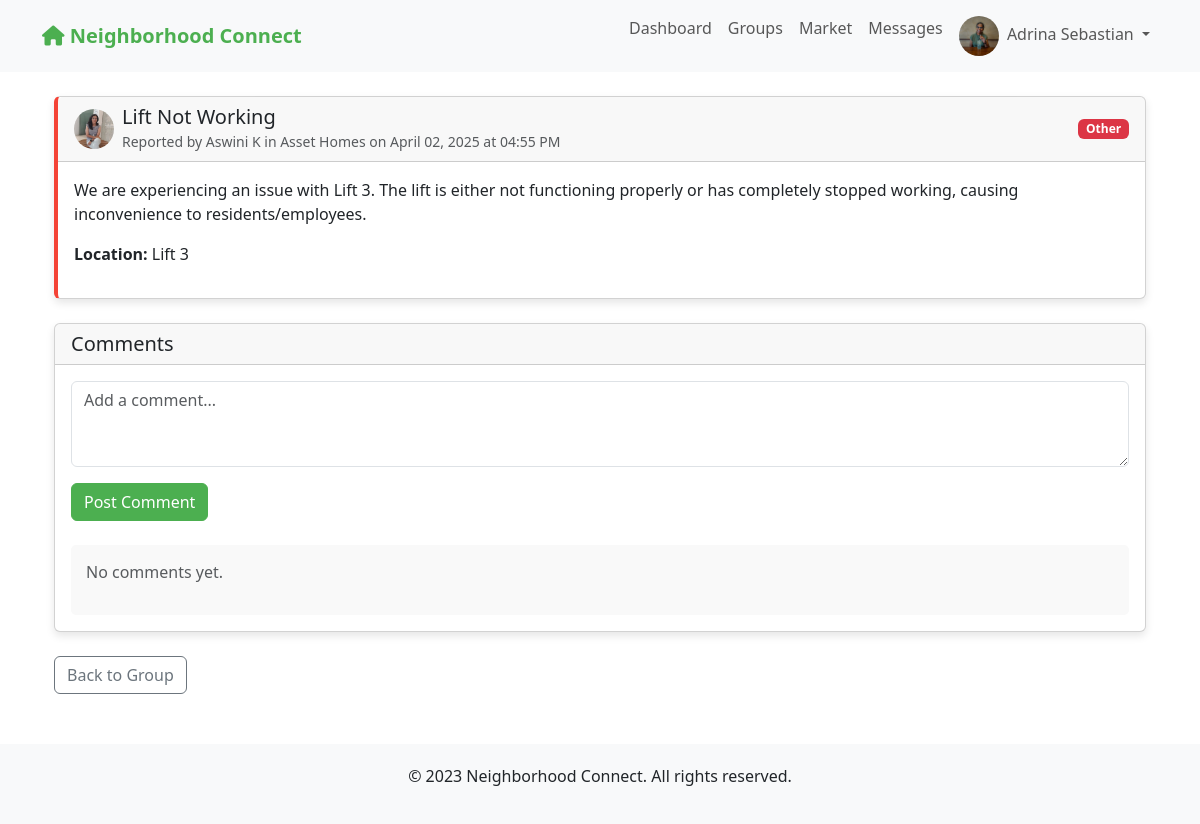
The page /group/1/incident/1 (signed in) on the database its author committed.
### app.py (models this page shows)
class User(UserMixin, db.Model):
    id = db.Column(db.Integer, primary_key=True)
    email = db.Column(db.String(100), unique=True, nullable=False)
    password = db.Column(db.String(200), nullable=False)
    name = db.Column(db.String(100), nullable=False)
    address = db.Column(db.String(200), nullable=False)
    neighborhood_id = db.Column(db.Integer, db.ForeignKey('neighborhood.id'), nullable=False)
    profile_pic = db.Column(db.String(200), default='default.jpg')
    created_at = db.Column(db.DateTime, default=datetime.utcnow)
    is_admin = db.Column(db.Boolean, default=False)
    posts = db.relationship('Post', backref='author', lazy=True)
    comments = db.relationship('Comment', backref='author', lazy=True)
    incidents = db.relationship('Incident', backref='reporter', lazy=True)
    group_memberships = db.relationship('GroupMember', backref='user', lazy=True)

class GroupIncident(db.Model):
    id = db.Column(db.Integer, primary_key=True)
    title = db.Column(db.String(200), nullable=False)
    description = db.Column(db.Text, nullable=False)
    incident_type = db.Column(db.String(50), nullable=False)
    location = db.Column(db.String(200), nullable=False)
    image = db.Column(db.String(200))
    created_at = db.Column(db.DateTime, default=datetime.utcnow)
    user_id = db.Column(db.Integer, db.ForeignKey('user.id'), nullable=False)
    group_id = db.Column(db.Integer, db.ForeignKey('group.id'), nullable=False)
    user = db.relationship('User', backref='group_incidents')
    group = db.relationship('Group', backref='group_incidents')  # This was missing
    comments = db.relationship('GroupIncidentComment', backref='incident', cascade="all, delete-orphan")

class Group(db.Model):
    id = db.Column(db.Integer, primary_key=True)
    name = db.Column(db.String(100), nullable=False)
    description = db.Column(db.Text, nullable=False)
    image = db.Column(db.String(200), default='group_default.jpg')
    created_at = db.Column(db.DateTime, default=datetime.utcnow)
    creator_id = db.Column(db.Integer, db.ForeignKey('user.id'), nullable=False)
    neighborhood_id = db.Column(db.Integer, db.ForeignKey('neighborhood.id'), nullable=False)
    is_private = db.Column(db.Boolean, default=False)
    creator = db.relationship('User', backref='created_groups')
    members = db.relationship('GroupMember', backref='group', lazy=True, cascade="all, delete-orphan")
    posts = db.relationship('Post', backref='group', lazy=True)

### app.py (the view)
@app.route('/group/<int:group_id>/incident/<int:incident_id>')
@login_required
def view_group_incident(group_id, incident_id):
    group = Group.query.get_or_404(group_id)
    incident = GroupIncident.query.get_or_404(incident_id)
    if incident.group_id != group.id:
        abort(404)
    if not GroupMember.query.filter_by(user_id=current_user.id, group_id=group.id).first():
        abort(403)
    return render_template('view_group_incident.html',
                         group=group,
                         incident=incident)

### app.py (called while the page is built)
@login_manager.user_loader
def load_user(user_id):
    return User.query.get(int(user_id))

@app.before_request
def before_request():
    if current_user.is_authenticated:
        g.unread_count = Message.query.filter_by(
            receiver_id=current_user.id,
            is_read=False
        ).count()

@app.context_processor
def inject_unread_count():
    if current_user.is_authenticated:
        return {'unread_message_count': getattr(g, 'unread_count', 0)}
    return {}

### templates/view_group_incident.html (shortened to what this page needs)
{% extends "base.html" %}
{% block content %}
<div class="container mt-4">
    <div class="card incident-card mb-4">
        <div class="card-header d-flex justify-content-between align-items-center">
            <div class="d-flex align-items-center">
                <img src="{{ url_for('static', filename='uploads/' + incident.user.profile_pic) }}"
                     alt="Profile" class="profile-img me-2">
                <div>
                    <h5 class="mb-0">{{ incident.title }}</h5>
                    <small class="text-muted">
                        Reported by {{ incident.user.name }} in {{ group.name }}
                        on {{ incident.created_at.strftime('%B %d, %Y at %I:%M %p') }}
                    </small>
                </div>
            </div>
            <span class="badge bg-danger">{{ incident.incident_type }}</span>
        </div>
        <div class="card-body">
            <p class="card-text">{{ incident.description }}</p>
            <p><strong>Location:</strong> {{ incident.location }}</p>
        </div>
    </div>
    <div class="card mb-4">
        <div class="card-header">
            <h5 class="mb-0">Comments</h5>
        </div>
        <div class="card-body">
            <form method="POST" action="{{ url_for('add_group_incident_comment', incident_id=incident.id) }}" class="mb-4">
                <div class="mb-3">
                    <textarea class="form-control" name="content" rows="3"
                              placeholder="Add a comment..." required></textarea>
                </div>
                <button type="submit" class="btn btn-primary">Post Comment</button>
            </form>
            <div class="comment-section">
                {% for comment in incident.comments|sort(attribute='created_at', reverse=True) %}
                    <div class="comment mb-3">
                        <div class="d-flex align-items-center mb-2">
                            <img src="{{ url_for('static', filename='uploads/' + comment.user.profile_pic) }}"
                                 alt="Profile" class="profile-img me-2">
                            <div>
                                <h6 class="mb-0">{{ comment.user.name }}</h6>
                                <small class="text-muted">
                                    {{ comment.created_at.strftime('%B %d, %Y at %I:%M %p') }}
                                </small>
                            </div>
                        </div>
                        <p class="mb-0">{{ comment.content }}</p>
                    </div>
                {% else %}
                    <p class="text-muted">No comments yet.</p>
                {% endfor %}
            </div>
        </div>
    </div>
    <a href="{{ url_for('view_group', group_id=group.id) }}" class="btn btn-outline-secondary">
        Back to Group
    </a>
</div>
{% endblock %}

### templates/base.html (shortened to what this page needs)
<!DOCTYPE html>
<html lang="en">
<head>
    <link rel="stylesheet" href="https://cdn.jsdelivr.net/npm/bootstrap@5.3.0/dist/css/bootstrap.min.css">
    <link rel="stylesheet" href="https://cdnjs.cloudflare.com/ajax/libs/font-awesome/6.0.0-beta3/css/all.min.css">
</head>
<body>
    <nav class="navbar navbar-expand-lg navbar-light bg-light">
        <div class="container">
            <a class="navbar-brand" href="{{ url_for('index') }}">
                <i class="fas fa-home"></i> Neighborhood Connect
            </a>
            <div class="collapse navbar-collapse" id="navbarNav">
                <ul class="navbar-nav ms-auto">
                    {% if current_user.is_authenticated %}
                        <li class="nav-item">
                            <a class="nav-link" href="{{ url_for('dashboard') }}">Dashboard</a>
                        </li>
                        <li class="nav-item">
                            <a class="nav-link" href="{{ url_for('groups') }}">Groups</a>
                        </li>
                        <li class="nav-item">
                            <a class="nav-link" href="{{ url_for('market') }}">Market</a>
                        </li>
                        <li class="nav-item">
                            <a class="nav-link" href="{{ url_for('messages') }}">
                                Messages
                            </a>
                        </li>
                        <li class="nav-item dropdown">
                            <a class="nav-link dropdown-toggle" href="#" id="navbarDropdown" role="button" data-bs-toggle="dropdown" aria-expanded="false">
                                <img src="{{ url_for('static', filename='uploads/' + current_user.profile_pic) }}" alt="Profile" class="profile-img me-1">
                                {{ current_user.name }}
                            </a>
                        </li>
                    {% endif %}
                </ul>
            </div>
        </div>
    </nav>
    <div class="container mt-4">
        {% block content %}{% endblock %}
    </div>
    <footer class="footer">
        <div class="container">
            <p>&copy; 2023 Neighborhood Connect. All rights reserved.</p>
        </div>
    </footer>
</body>
</html>

### templates/base.html (style rules this page uses)
.navbar-brand { font-weight: bold; color: #4CAF50 !important; }
.btn-primary { background-color: #4CAF50; border-color: #4CAF50; }
.card { margin-bottom: 20px; box-shadow: 0 4px 8px rgba(0,0,0,0.1); }
.incident-card { border-left: 4px solid #f44336; }
.profile-img { width: 40px; height: 40px; border-radius: 50%; object-fit: cover; }
.comment-section { background-color: #f9f9f9; padding: 15px; border-radius: 5px; }
.footer { margin-top: 50px; padding: 20px 0; background-color: #f8f9fa; text-align: center; }

### rows shown on the page
User: profile_pic (picture), name "Adrina Sebastian"
User: profile_pic (picture), user.name "Aswini K"
GroupIncident: title "Lift Not Working", created_at "April 02, 2025 at 04:55 PM", incident_type "Other", description "We are experiencing an issue with Lift 3. The lift is either not functioning properly or has completely stopped working, causing inconvenience to residents/employees.", location "Lift 3"
Group: name "Asset Homes"
